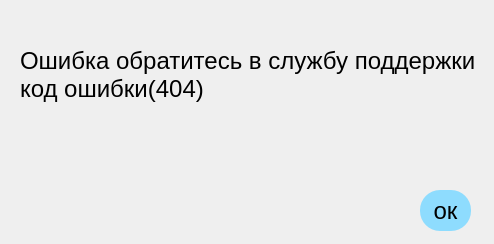
<?xml version="1.0" encoding="UTF-8"?>
<ui version="4.0">
 <class>Form</class>
 <widget class="QWidget" name="Form">
  <property name="geometry">
   <rect>
    <x>0</x>
    <y>0</y>
    <width>494</width>
    <height>244</height>
   </rect>
  </property>
  <property name="windowTitle">
   <string>Form</string>
  </property>
  <widget class="QPushButton" name="pushButton_2">
   <property name="geometry">
    <rect>
     <x>420</x>
     <y>190</y>
     <width>51</width>
     <height>41</height>
    </rect>
   </property>
   <property name="font">
    <font>
     <family>Arial</family>
     <pointsize>18</pointsize>
    </font>
   </property>
   <property name="styleSheet">
    <string notr="true">background: #8EDCFE;
border-radius: 20%;
</string>
   </property>
   <property name="text">
    <string>ок</string>
   </property>
  </widget>
  <widget class="QLabel" name="label">
   <property name="geometry">
    <rect>
     <x>20</x>
     <y>40</y>
     <width>651</width>
     <height>71</height>
    </rect>
   </property>
   <property name="font">
    <font>
     <family>Arial</family>
     <pointsize>18</pointsize>
    </font>
   </property>
   <property name="text">
    <string>Ошибка обратитесь в службу поддержки&lt;br&gt; код ошибки(404)</string>
   </property>
  </widget>
 </widget>
 <resources/>
 <connections/>
</ui>
